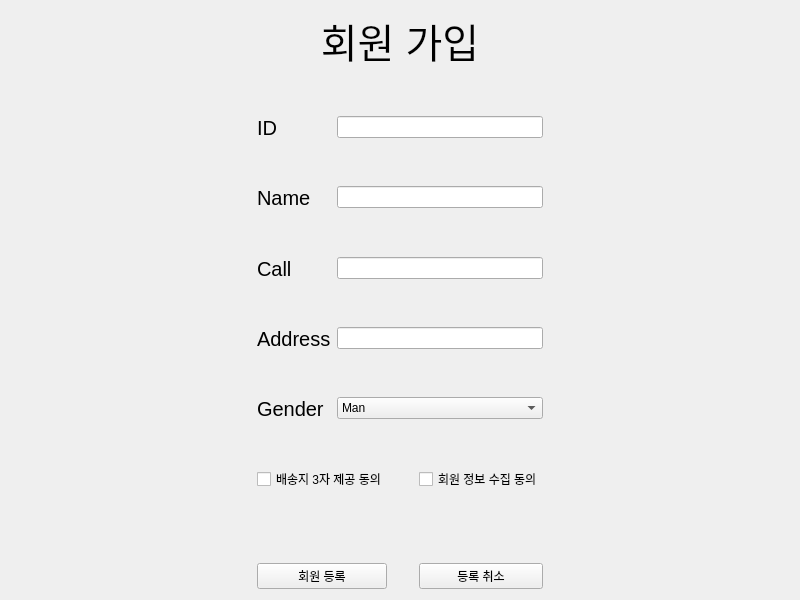
<?xml version="1.0" encoding="UTF-8"?>
<ui version="4.0">
 <class>ClientManager</class>
 <widget class="QWidget" name="ClientManager">
  <property name="geometry">
   <rect>
    <x>0</x>
    <y>0</y>
    <width>800</width>
    <height>600</height>
   </rect>
  </property>
  <property name="minimumSize">
   <size>
    <width>800</width>
    <height>600</height>
   </size>
  </property>
  <property name="windowTitle">
   <string>Form</string>
  </property>
  <layout class="QGridLayout" name="gridLayout">
   <item row="0" column="1" colspan="3">
    <widget class="QLabel" name="newClientLabel">
     <property name="font">
      <font>
       <pointsize>30</pointsize>
      </font>
     </property>
     <property name="text">
      <string>회원 가입</string>
     </property>
     <property name="alignment">
      <set>Qt::AlignCenter</set>
     </property>
    </widget>
   </item>
   <item row="1" column="0">
    <spacer name="horizontalSpacer">
     <property name="orientation">
      <enum>Qt::Horizontal</enum>
     </property>
     <property name="sizeHint" stdset="0">
      <size>
       <width>266</width>
       <height>20</height>
      </size>
     </property>
    </spacer>
   </item>
   <item row="1" column="4">
    <spacer name="horizontalSpacer_2">
     <property name="orientation">
      <enum>Qt::Horizontal</enum>
     </property>
     <property name="sizeHint" stdset="0">
      <size>
       <width>266</width>
       <height>20</height>
      </size>
     </property>
    </spacer>
   </item>
   <item row="0" column="4">
    <spacer name="horizontalSpacer_4">
     <property name="orientation">
      <enum>Qt::Horizontal</enum>
     </property>
     <property name="sizeHint" stdset="0">
      <size>
       <width>266</width>
       <height>20</height>
      </size>
     </property>
    </spacer>
   </item>
   <item row="0" column="0">
    <spacer name="horizontalSpacer_3">
     <property name="orientation">
      <enum>Qt::Horizontal</enum>
     </property>
     <property name="sizeHint" stdset="0">
      <size>
       <width>266</width>
       <height>20</height>
      </size>
     </property>
    </spacer>
   </item>
   <item row="1" column="1" colspan="3">
    <layout class="QFormLayout" name="formLayout">
     <item row="1" column="0">
      <widget class="QLabel" name="userIdLabel">
       <property name="font">
        <font>
         <pointsize>15</pointsize>
        </font>
       </property>
       <property name="text">
        <string>ID</string>
       </property>
      </widget>
     </item>
     <item row="1" column="1">
      <widget class="QLineEdit" name="userIdLineEdit"/>
     </item>
     <item row="3" column="0">
      <widget class="QLabel" name="userNameLabel">
       <property name="font">
        <font>
         <pointsize>15</pointsize>
        </font>
       </property>
       <property name="text">
        <string>Name</string>
       </property>
      </widget>
     </item>
     <item row="3" column="1">
      <widget class="QLineEdit" name="userNameLineEdit"/>
     </item>
     <item row="5" column="0">
      <widget class="QLabel" name="userCallLabel">
       <property name="font">
        <font>
         <pointsize>15</pointsize>
        </font>
       </property>
       <property name="text">
        <string>Call</string>
       </property>
      </widget>
     </item>
     <item row="5" column="1">
      <widget class="QLineEdit" name="userCallLineEdit">
       <property name="inputMask">
        <string/>
       </property>
      </widget>
     </item>
     <item row="7" column="0">
      <widget class="QLabel" name="userAddressLabel">
       <property name="font">
        <font>
         <pointsize>15</pointsize>
        </font>
       </property>
       <property name="text">
        <string>Address</string>
       </property>
      </widget>
     </item>
     <item row="7" column="1">
      <widget class="QLineEdit" name="userAddressLineEdit"/>
     </item>
     <item row="9" column="0">
      <widget class="QLabel" name="userGenderLabel">
       <property name="font">
        <font>
         <pointsize>15</pointsize>
        </font>
       </property>
       <property name="text">
        <string>Gender</string>
       </property>
      </widget>
     </item>
     <item row="9" column="1">
      <widget class="QComboBox" name="userGenderComboBox">
       <item>
        <property name="text">
         <string>Man</string>
        </property>
       </item>
       <item>
        <property name="text">
         <string>Woman</string>
        </property>
       </item>
      </widget>
     </item>
     <item row="2" column="1">
      <spacer name="verticalSpacer">
       <property name="orientation">
        <enum>Qt::Vertical</enum>
       </property>
       <property name="sizeHint" stdset="0">
        <size>
         <width>20</width>
         <height>40</height>
        </size>
       </property>
      </spacer>
     </item>
     <item row="4" column="1">
      <spacer name="verticalSpacer_2">
       <property name="orientation">
        <enum>Qt::Vertical</enum>
       </property>
       <property name="sizeHint" stdset="0">
        <size>
         <width>20</width>
         <height>40</height>
        </size>
       </property>
      </spacer>
     </item>
     <item row="6" column="1">
      <spacer name="verticalSpacer_3">
       <property name="orientation">
        <enum>Qt::Vertical</enum>
       </property>
       <property name="sizeHint" stdset="0">
        <size>
         <width>20</width>
         <height>40</height>
        </size>
       </property>
      </spacer>
     </item>
     <item row="8" column="1">
      <spacer name="verticalSpacer_4">
       <property name="orientation">
        <enum>Qt::Vertical</enum>
       </property>
       <property name="sizeHint" stdset="0">
        <size>
         <width>20</width>
         <height>40</height>
        </size>
       </property>
      </spacer>
     </item>
     <item row="0" column="1">
      <spacer name="verticalSpacer_5">
       <property name="orientation">
        <enum>Qt::Vertical</enum>
       </property>
       <property name="sizeHint" stdset="0">
        <size>
         <width>20</width>
         <height>40</height>
        </size>
       </property>
      </spacer>
     </item>
     <item row="10" column="1">
      <spacer name="verticalSpacer_6">
       <property name="orientation">
        <enum>Qt::Vertical</enum>
       </property>
       <property name="sizeHint" stdset="0">
        <size>
         <width>20</width>
         <height>40</height>
        </size>
       </property>
      </spacer>
     </item>
    </layout>
   </item>
   <item row="2" column="1">
    <widget class="QCheckBox" name="agreeAddressCheckBox">
     <property name="text">
      <string>배송지 3자 제공 동의</string>
     </property>
    </widget>
   </item>
   <item row="4" column="3">
    <widget class="QPushButton" name="cancelRegisterPushButton">
     <property name="text">
      <string>등록 취소</string>
     </property>
    </widget>
   </item>
   <item row="4" column="1">
    <widget class="QPushButton" name="clientRegisterPushButton">
     <property name="text">
      <string>회원 등록</string>
     </property>
    </widget>
   </item>
   <item row="3" column="2">
    <spacer name="verticalSpacer_7">
     <property name="orientation">
      <enum>Qt::Vertical</enum>
     </property>
     <property name="sizeHint" stdset="0">
      <size>
       <width>20</width>
       <height>101</height>
      </size>
     </property>
    </spacer>
   </item>
   <item row="2" column="3">
    <widget class="QCheckBox" name="agreeClientInfoCheckBox">
     <property name="text">
      <string>회원 정보 수집 동의</string>
     </property>
    </widget>
   </item>
  </layout>
 </widget>
 <resources/>
 <connections/>
</ui>
